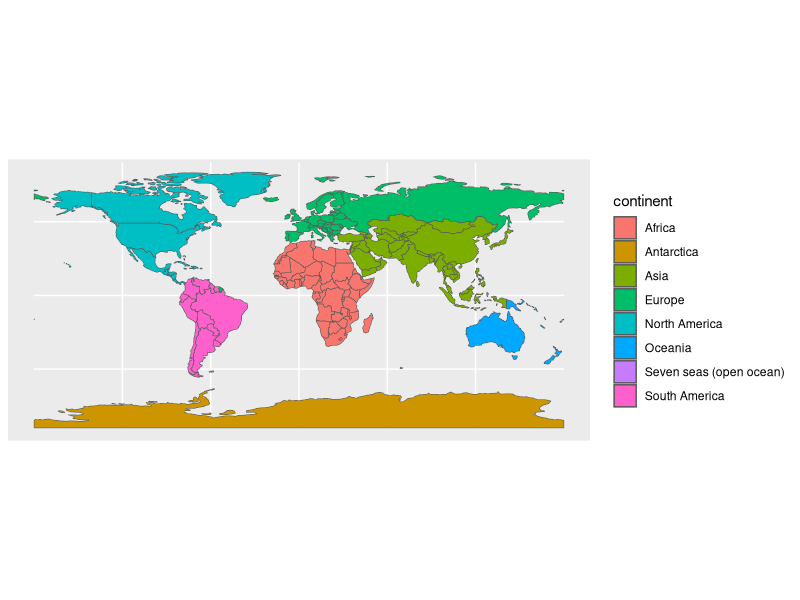

Recreate this plot in R.
#..................................................................
# Carl Schmertmann
# 15 Nov 2021
# 
# find N-S and E-W extremes for countries
# at gadm.org (UC Davis)
# .................................................................

library(spData) 
library(sf)
library(tidyverse)

# plot world map just to verify data
ggplot(data=world) +
  geom_sf(aes(fill=continent))

# break multi-polygon countries into polygons. For the "clump"
# countries we'll paste the single polygons back together.  
# For all others we'll keep the LARGEST contiguous
# polygon only. This will
# chop off Svalbard, Alaska+Hawaii, Argentine Antarctica, etc...  

clump = c('Chile','Japan','New Zealand', 'Australia', 'Indonesia', 'Philippines')

world2 = world %>% 
          filter(type %in% c('Country','Sovereign country')) %>% 
          st_cast(., 'POLYGON') %>% 
          mutate(subarea = st_area(geom)) %>% 
          arrange(name_long, -subarea) %>% 
          group_by(name_long) %>% 
          mutate(i=seq(name_long)) %>% 
          filter( (i==1) | (name_long %in% clump)) %>% 
          summarize(glued_back_together = TRUE)


# calculate the bounding box for each (possibly chopped) country
box = sapply(world2$geom, st_bbox) %>% 
       t() %>% 
       as_tibble() %>% 
       add_column(name = world2$name_long, .before = 1) 

this_crs = st_crs(world)

# add the corners of the bounding boxes as variables
box$NW_corner = st_as_sf(box, coords=c('xmin', 'ymax'))$geometry
box$SW_corner = st_as_sf(box, coords=c('xmin', 'ymin'))$geometry
box$SE_corner = st_as_sf(box, coords=c('xmax', 'ymin'))$geometry
box$NE_corner = st_as_sf(box, coords=c('xmax', 'ymax'))$geometry

st_crs(box$NW_corner) = this_crs
st_crs(box$SW_corner) = this_crs
st_crs(box$SE_corner) = this_crs
st_crs(box$NE_corner) = this_crs


# calculate the "height" of each country in km
box_height = sapply(1:nrow(box), function(k) {
                   st_distance(box$SW_corner[k], box$NW_corner[k]) / 1000
                   })

names(box_height) = world2$name_long

# calculate the "width" of each country in km
box_width = sapply(1:nrow(box), function(k) {
  st_distance(box$SW_corner[k], box$SE_corner[k]) / 1000
})

names(box_width) = world2$name_long

# 20 tallest

tmp = box_height %>% sort() %>% rev() %>% head(20)

tibble( name=names(tmp), height_km = round(tmp))

# 20 widest

tmp = box_width %>% sort() %>% rev() %>% head(20)

tibble( name=names(tmp), width_km = round(tmp))

# Sweden, Chile, and Norway
tmp = box_height[c('Sweden','Norway','Chile','Finland')] %>% sort() %>% rev()

tibble( name=names(tmp), height_km = round(tmp))
